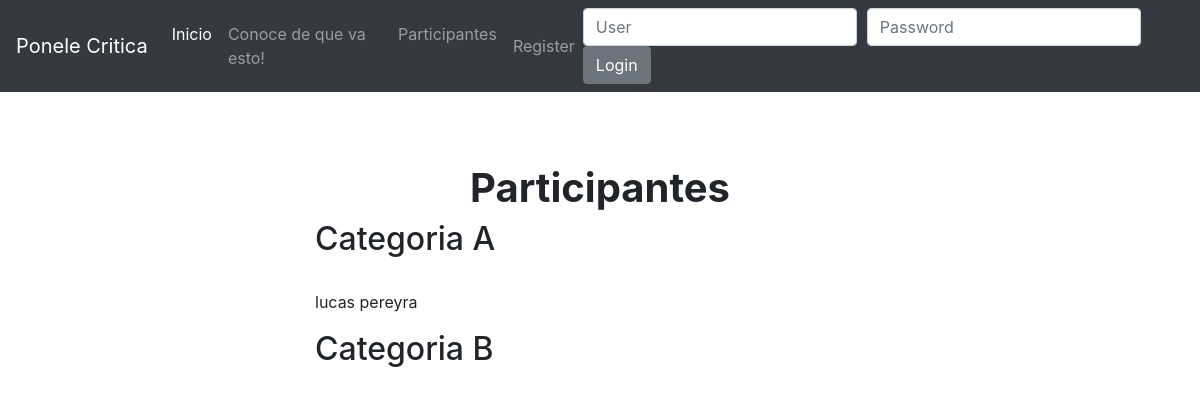
/participantes/, run on an earlier commit of the app's database.
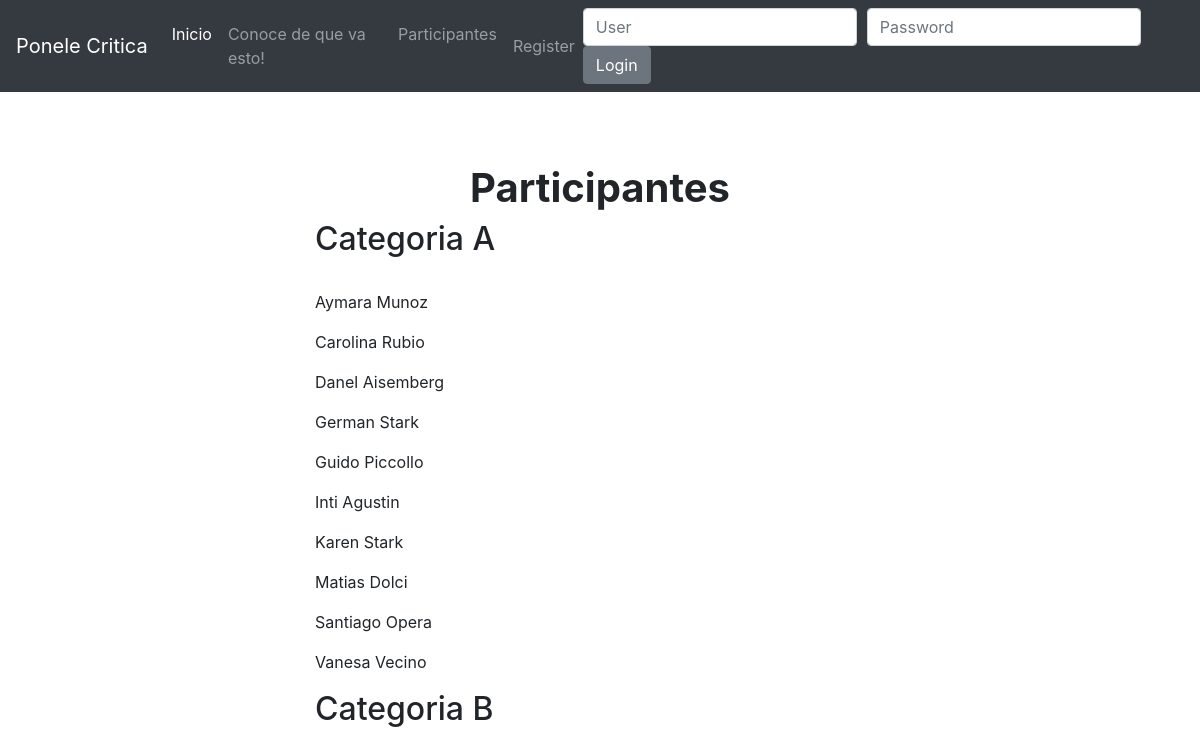
And on a later commit of the database.
### Participantes/models.py (models this page shows)
class ParticipantesTorneo(models.Model):
    partid = models.IntegerField(null=True)
    partnombre = models.CharField(max_length=20,verbose_name='Nombre')
    partapellido = models.CharField(max_length=20,verbose_name='Apellido')
    partpuntaje = models.IntegerField(null=True)
    partjugadas = models.IntegerField(null=True)
    partcat = models.CharField(max_length=1,verbose_name='Categoria')

### Participantes/views.py (the view)
# urls.py: path('participantes/', participantes_list, name='partlist'),
def participantes_list(request):
    queryset = ParticipantesTorneo.objects.all().order_by('partnombre')
    context = {
        "queryset": queryset,
    }
    return render(request,'participantes.html',context)

### templates/participantes.html (shortened to what this page needs)
{% extends "base.html" %}
{% block content %}
<div class='row justify-content-center'>
    <div class='col-sm-6 col-sm-offset-3'>
    <br/>
    <br/>
    <br/>
        <h1 class='text-align-center'><strong>Participantes</strong></h1>
        <h2 >Categoria A</h2>
        <br/>
        {% for instance in queryset %}
            {% if instance.partcat == 'A'%}
                <p>{{ instance.partnombre }} {{ instance.partapellido }}</p>
            {% endif %}
        {% endfor %}
        <h2 >Categoria B</h2>
        <br/>
    </div>
</div>
{% endblock %}

What changed in the data, as far as the page shows it:
removed ParticipantesTorneo: partnombre "lucas", partapellido "pereyra"
added ParticipantesTorneo: partnombre "Aymara", partapellido "Munoz"
added ParticipantesTorneo: partnombre "Carolina", partapellido "Rubio"
added ParticipantesTorneo: partnombre "Danel", partapellido "Aisemberg"
added ParticipantesTorneo: partnombre "German", partapellido "Stark"
added ParticipantesTorneo: partnombre "Guido", partapellido "Piccollo"
added ParticipantesTorneo: partnombre "Inti", partapellido "Agustin"
added ParticipantesTorneo: partnombre "Karen", partapellido "Stark"
added ParticipantesTorneo: partnombre "Matias", partapellido "Dolci"
added ParticipantesTorneo: partnombre "Santiago", partapellido "Opera"
added ParticipantesTorneo: partnombre "Vanesa", partapellido "Vecino"
